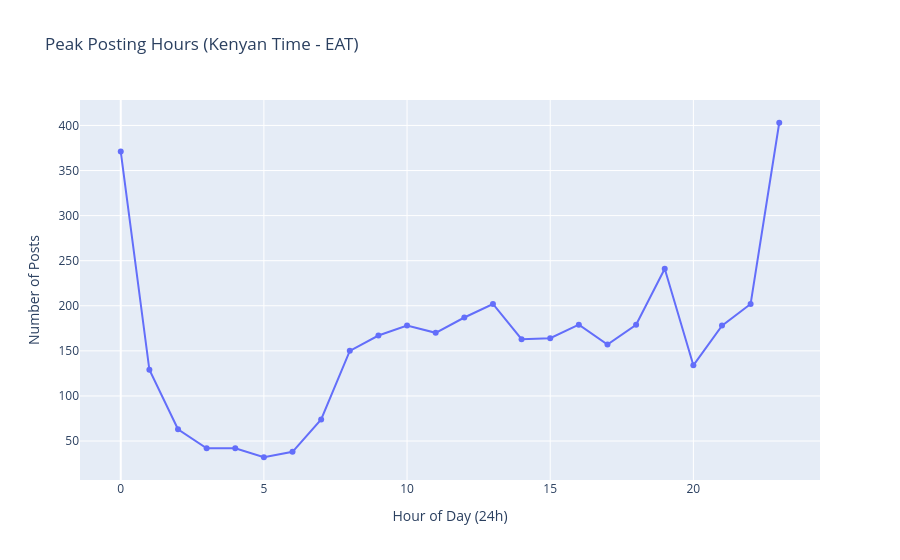

Source (notebook cell):
### Markdown cell above
### F) Peak Posting Time Analysis (Kenyan Time - EAT)

This analysis converted timestamps to Kenyan time (EAT - UTC+3) and examined hourly posting patterns.  

Identifying peak activity hours provides behavioral insights into when cyberbullying is most active and may support real-time moderation strategies.  
Weekend and weekday comparisons further contextualize user behavior.

### Code cell
eda.peak_posting_times("published_at")

### Figure 1 — Plotly figure (JSON) as saved in the notebook; plotly's stock layout.template omitted (floating-point values rounded to 4 significant figures)
{"data": [{"hovertemplate": "Hour of Day (24h)=%{x}<br>Number of Posts=%{y}<extra></extra>", "legendgroup": "", "line": {"color": "#636efa", "dash": "solid"}, "marker": {"symbol": "circle"}, "mode": "lines+markers", "name": "", "orientation": "v", "showlegend": false, "type": "scatter", "x": [0, 1, 2, 3, 4, 5, 6, 7, 8, 9, 10, 11, 12, 13, 14, 15, 16, 17, 18, 19, 20, 21, 22, 23], "xaxis": "x", "y": [371, 129, 63, 42, 42, 32, 38, 74, 150, 167, 178, 170, 187, 202, 163, 164, 179, 157, 179, 241, 134, 178, 202, 403], "yaxis": "y"}], "layout": {"legend": {"tracegroupgap": 0}, "title": {"text": "Peak Posting Hours (Kenyan Time - EAT)"}, "xaxis": {"anchor": "y", "domain": [0, 1], "title": {"text": "Hour of Day (24h)"}}, "yaxis": {"anchor": "x", "domain": [0, 1], "title": {"text": "Number of Posts"}}}}
